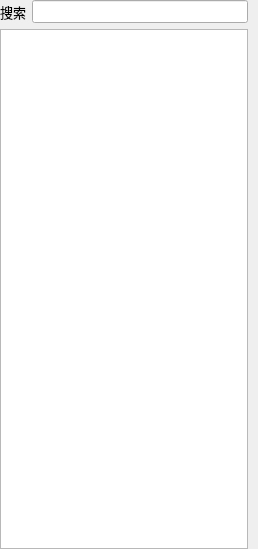
<?xml version="1.0" encoding="UTF-8"?>
<ui version="4.0">
 <class>UiBucketsListWidget</class>
 <widget class="QWidget" name="UiBucketsListWidget">
  <property name="geometry">
   <rect>
    <x>0</x>
    <y>0</y>
    <width>258</width>
    <height>549</height>
   </rect>
  </property>
  <property name="font">
   <font>
    <pointsize>10</pointsize>
   </font>
  </property>
  <property name="windowTitle">
   <string>Form</string>
  </property>
  <layout class="QVBoxLayout" name="verticalLayout">
   <property name="spacing">
    <number>6</number>
   </property>
   <property name="leftMargin">
    <number>0</number>
   </property>
   <property name="topMargin">
    <number>0</number>
   </property>
   <property name="rightMargin">
    <number>10</number>
   </property>
   <property name="bottomMargin">
    <number>0</number>
   </property>
   <item>
    <layout class="QHBoxLayout" name="horizontalLayout">
     <item>
      <widget class="QLabel" name="label">
       <property name="text">
        <string>搜索</string>
       </property>
      </widget>
     </item>
     <item>
      <widget class="UiComboLine" name="lineEdit">
       <property name="font">
        <font>
         <pointsize>10</pointsize>
        </font>
       </property>
      </widget>
     </item>
    </layout>
   </item>
   <item>
    <widget class="QListView" name="listView"/>
   </item>
  </layout>
 </widget>
 <customwidgets>
  <customwidget>
   <class>UiComboLine</class>
   <extends>QLineEdit</extends>
   <header>src/fend/uicom/uicomboline.h</header>
  </customwidget>
 </customwidgets>
 <resources/>
 <connections/>
</ui>
